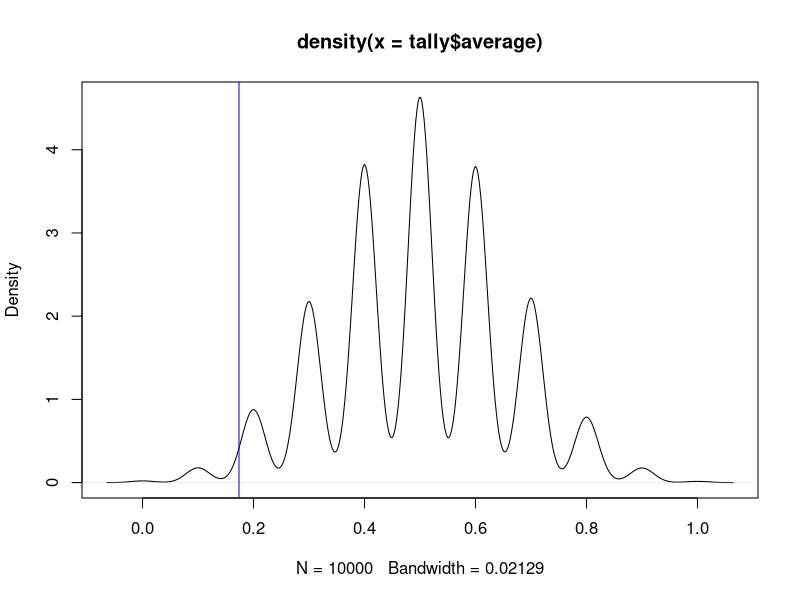

Write R code to recreate this figure.
library(dplyr)
exp<-list(5,5)
obs<-list(3,7)
out<-as.integer()
for (i in 1:length(obs)){
  
  out[i]<-(as.numeric(obs[i])-as.numeric(exp[i]))^2
  
}
thresh<-sum(out)


simulations<-10000
trial_length<-10
tally<-matrix(ncol=3,nrow=2)
tally<-as.data.frame(tally)
names(tally)<-c('heads','tails','average')
for(i in 1:simulations){
  trial<-rbinom(trial_length,1,.5)
  #print(trial)
  average<-mean(trial)
  h<-sum(trial)
  t<-trial_length-h
  #print(i)
  #print(h)
  #print(t)
  tally[i,]<-(cbind(h,t,average))
  
}

tail(tally)
pvalue<-length(tally$heads[tally$heads<=3])/nrow(tally)




plot(density(tally$average))
abline(v=pvalue,col='blue')
